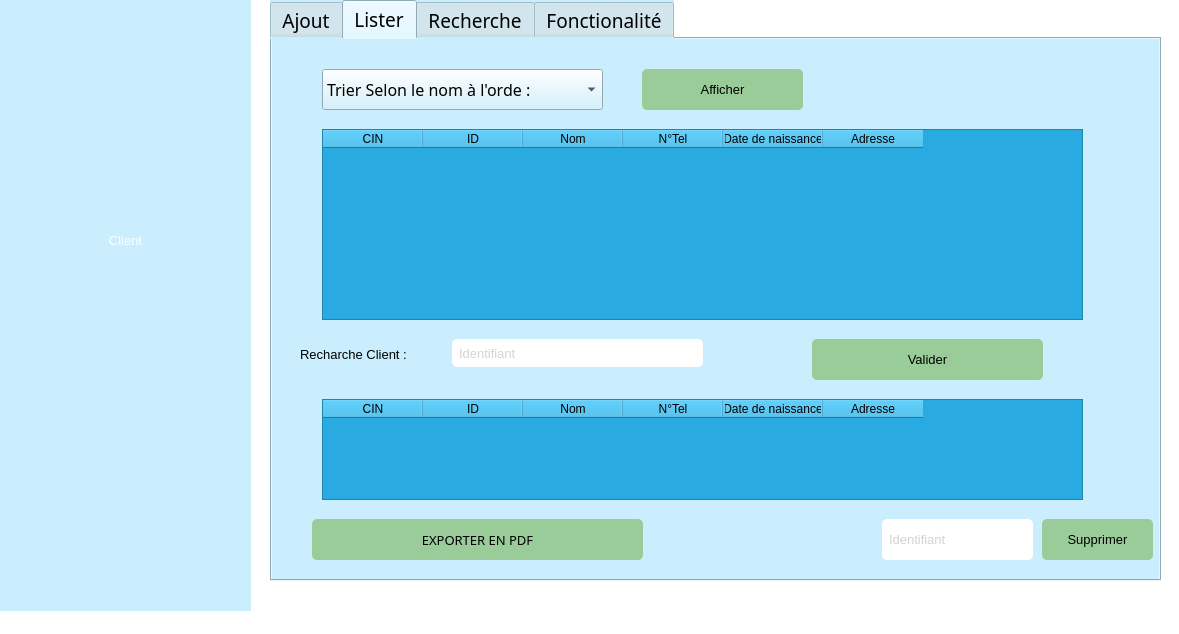
<?xml version="1.0" encoding="UTF-8"?>
<ui version="4.0">
 <class>MainWindow</class>
 <widget class="QMainWindow" name="MainWindow">
  <property name="geometry">
   <rect>
    <x>0</x>
    <y>0</y>
    <width>1179</width>
    <height>634</height>
   </rect>
  </property>
  <property name="windowTitle">
   <string>MainWindow</string>
  </property>
  <property name="styleSheet">
   <string notr="true">QWidget {
    background-color: #FFFFFF; /* Fond blanc pour l'ensemble de l'application */
}

QGroupBox {
    border: 2px solid #29ABE2; /* Bordure bleu vif */
    border-radius: 10px; /* Coins arrondis */
    padding: 10px; /* Espace interne */
    background-color: #CAEEFE; /* Fond bleu clair pour le groupe */
}

QLabel {
    font-size: 10pt; /* Taille de police */
    background-color: #CAEEFE; /* Fond bleu clair pour les étiquettes */
    color: #646669; /* Couleur de texte gris foncé pour les autres labels */
    padding: 5px; /* Espace interne pour le texte */
    border-radius: 5px; /* Coins arrondis pour les étiquettes */
}

QLabel.title {
    font-size: 14pt; /* Taille de police pour le titre */
    color: #000000; /* Couleur du titre en noir foncé */
    font-weight: bold; /* Met le titre en gras */
}

QLineEdit {
    border: 1px solid #BBFOFA; /* Bordure rose clair */
    border-radius: 5px; /* Coins arrondis */
    padding: 5px; /* Espace interne */
    font-size: 10pt; /* Taille de police */
    background-color: #F8F8F8; /* Fond gris très clair */
    color: #646669; /* Couleur du texte en gris foncé */
}

QPushButton {
    background-color: #29ABE2; /* Couleur de fond bleu vif */
    color: white; /* Couleur du texte blanc */
    border: 2px solid #BBFOFA; /* Bordure rose clair */
    border-radius: 5px; /* Coins arrondis */
    padding: 10px; /* Espace interne */
    font-size: 10pt; /* Taille de police */
    cursor: pointer; /* Curseur main */
}

QPushButton:hover {
    background-color: #BBFOFA; /* Couleur plus claire au survol */
}

QPushButton:pressed {
    background-color: #99CC99; /* Couleur de fond au clic */
}

QMessageBox {
    background-color: #99CC99; /* Fond vert clair pour les messages de succès */
    color: #646669; /* Texte gris foncé */
}
</string>
  </property>
  <widget class="QWidget" name="centralwidget">
   <widget class="QWidget" name="widget" native="true">
    <property name="geometry">
     <rect>
      <x>0</x>
      <y>-30</y>
      <width>251</width>
      <height>641</height>
     </rect>
    </property>
    <property name="styleSheet">
     <string notr="true">background-color: #CAEEFE; /* Fond bleu clair pour le groupe */
</string>
    </property>
    <widget class="QLabel" name="label_8">
     <property name="geometry">
      <rect>
       <x>-10</x>
       <y>20</y>
       <width>271</width>
       <height>201</height>
      </rect>
     </property>
     <property name="text">
      <string/>
     </property>
     <property name="pixmap">
      <pixmap resource="Resource.qrc">:/images/Logo.png</pixmap>
     </property>
     <property name="scaledContents">
      <bool>true</bool>
     </property>
    </widget>
    <widget class="QPushButton" name="pushButton_5">
     <property name="geometry">
      <rect>
       <x>30</x>
       <y>240</y>
       <width>191</width>
       <height>61</height>
      </rect>
     </property>
     <property name="styleSheet">
      <string notr="true">background-color:#99CC99;
font: 14pt &quot;Tempus Sans ITC&quot;;
border-radius: 25px; 
border: 1.5px solid #29ABE2; 
color:#000000;
QPushButton: {
                     font-size: 14px;
                      transition: all 0.3s ease;
                      }
QPushButton:hover {
                      font-size: 18px;
                      }</string>
     </property>
     <property name="text">
      <string>Client</string>
     </property>
    </widget>
   </widget>
   <widget class="QTabWidget" name="tabWidget">
    <property name="enabled">
     <bool>true</bool>
    </property>
    <property name="geometry">
     <rect>
      <x>270</x>
      <y>0</y>
      <width>891</width>
      <height>581</height>
     </rect>
    </property>
    <property name="palette">
     <palette>
      <active>
       <colorrole role="WindowText">
        <brush brushstyle="SolidPattern">
         <color alpha="255">
          <red>0</red>
          <green>0</green>
          <blue>0</blue>
         </color>
        </brush>
       </colorrole>
       <colorrole role="Button">
        <brush brushstyle="SolidPattern">
         <color alpha="255">
          <red>202</red>
          <green>238</green>
          <blue>254</blue>
         </color>
        </brush>
       </colorrole>
       <colorrole role="Text">
        <brush brushstyle="SolidPattern">
         <color alpha="255">
          <red>0</red>
          <green>0</green>
          <blue>0</blue>
         </color>
        </brush>
       </colorrole>
       <colorrole role="ButtonText">
        <brush brushstyle="SolidPattern">
         <color alpha="255">
          <red>0</red>
          <green>0</green>
          <blue>0</blue>
         </color>
        </brush>
       </colorrole>
       <colorrole role="Base">
        <brush brushstyle="SolidPattern">
         <color alpha="255">
          <red>202</red>
          <green>238</green>
          <blue>254</blue>
         </color>
        </brush>
       </colorrole>
       <colorrole role="Window">
        <brush brushstyle="SolidPattern">
         <color alpha="255">
          <red>202</red>
          <green>238</green>
          <blue>254</blue>
         </color>
        </brush>
       </colorrole>
       <colorrole role="PlaceholderText">
        <brush brushstyle="SolidPattern">
         <color alpha="255">
          <red>0</red>
          <green>0</green>
          <blue>0</blue>
         </color>
        </brush>
       </colorrole>
      </active>
      <inactive>
       <colorrole role="WindowText">
        <brush brushstyle="SolidPattern">
         <color alpha="255">
          <red>0</red>
          <green>0</green>
          <blue>0</blue>
         </color>
        </brush>
       </colorrole>
       <colorrole role="Button">
        <brush brushstyle="SolidPattern">
         <color alpha="255">
          <red>202</red>
          <green>238</green>
          <blue>254</blue>
         </color>
        </brush>
       </colorrole>
       <colorrole role="Text">
        <brush brushstyle="SolidPattern">
         <color alpha="255">
          <red>0</red>
          <green>0</green>
          <blue>0</blue>
         </color>
        </brush>
       </colorrole>
       <colorrole role="ButtonText">
        <brush brushstyle="SolidPattern">
         <color alpha="255">
          <red>0</red>
          <green>0</green>
          <blue>0</blue>
         </color>
        </brush>
       </colorrole>
       <colorrole role="Base">
        <brush brushstyle="SolidPattern">
         <color alpha="255">
          <red>202</red>
          <green>238</green>
          <blue>254</blue>
         </color>
        </brush>
       </colorrole>
       <colorrole role="Window">
        <brush brushstyle="SolidPattern">
         <color alpha="255">
          <red>202</red>
          <green>238</green>
          <blue>254</blue>
         </color>
        </brush>
       </colorrole>
       <colorrole role="PlaceholderText">
        <brush brushstyle="SolidPattern">
         <color alpha="255">
          <red>0</red>
          <green>0</green>
          <blue>0</blue>
         </color>
        </brush>
       </colorrole>
      </inactive>
      <disabled>
       <colorrole role="WindowText">
        <brush brushstyle="SolidPattern">
         <color alpha="255">
          <red>0</red>
          <green>0</green>
          <blue>0</blue>
         </color>
        </brush>
       </colorrole>
       <colorrole role="Button">
        <brush brushstyle="SolidPattern">
         <color alpha="255">
          <red>202</red>
          <green>238</green>
          <blue>254</blue>
         </color>
        </brush>
       </colorrole>
       <colorrole role="Text">
        <brush brushstyle="SolidPattern">
         <color alpha="255">
          <red>0</red>
          <green>0</green>
          <blue>0</blue>
         </color>
        </brush>
       </colorrole>
       <colorrole role="ButtonText">
        <brush brushstyle="SolidPattern">
         <color alpha="255">
          <red>0</red>
          <green>0</green>
          <blue>0</blue>
         </color>
        </brush>
       </colorrole>
       <colorrole role="Base">
        <brush brushstyle="SolidPattern">
         <color alpha="255">
          <red>202</red>
          <green>238</green>
          <blue>254</blue>
         </color>
        </brush>
       </colorrole>
       <colorrole role="Window">
        <brush brushstyle="SolidPattern">
         <color alpha="255">
          <red>202</red>
          <green>238</green>
          <blue>254</blue>
         </color>
        </brush>
       </colorrole>
       <colorrole role="PlaceholderText">
        <brush brushstyle="SolidPattern">
         <color alpha="255">
          <red>0</red>
          <green>0</green>
          <blue>0</blue>
         </color>
        </brush>
       </colorrole>
      </disabled>
     </palette>
    </property>
    <property name="font">
     <font>
      <family>Tempus Sans ITC</family>
      <pointsize>14</pointsize>
      <italic>false</italic>
      <bold>false</bold>
     </font>
    </property>
    <property name="styleSheet">
     <string notr="true">background-color:#CAEEFE;
color:#000000</string>
    </property>
    <property name="inputMethodHints">
     <set>Qt::ImhNone</set>
    </property>
    <property name="currentIndex">
     <number>1</number>
    </property>
    <widget class="QWidget" name="tab">
     <attribute name="title">
      <string>Ajout</string>
     </attribute>
     <widget class="QGroupBox" name="groupBox">
      <property name="geometry">
       <rect>
        <x>80</x>
        <y>70</y>
        <width>731</width>
        <height>431</height>
       </rect>
      </property>
      <property name="font">
       <font>
        <family>Sitka Banner Semibold</family>
        <pointsize>16</pointsize>
        <bold>true</bold>
       </font>
      </property>
      <property name="styleSheet">
       <string notr="true">QWidget {
    background-color: #29ABE2; /* Fond blanc pour l'ensemble de l'application */
}

QGroupBox {
    border: 2px solid #99CC99; /* Bordure bleu vif */
    border-radius: 10px; /* Coins arrondis */
    padding: 10px; /* Espace interne */
    background-color: #29ABE2; /* Fond bleu clair pour le groupe */
    color:#646669
}

QLabel {
    font-size: 10pt; /* Taille de police */
    background-color: #29ABE2; /* Fond bleu clair pour les étiquettes */
    color: #000000; /* Couleur de texte gris foncé pour les autres labels */
    padding: 5px; /* Espace interne pour le texte */
    border-radius: 5px; /* Coins arrondis pour les étiquettes */
}

QLabel.title {
    font-size: 14pt; /* Taille de police pour le titre */
    color: #000000; /* Couleur du titre en noir foncé */
    font-weight: bold; /* Met le titre en gras */
}

QLineEdit {
    border: 1px solid #BBFOFA; /* Bordure rose clair */
    border-radius: 5px; /* Coins arrondis */
    padding: 5px; /* Espace interne */
    font-size: 10pt; /* Taille de police */
    background-color: #F8F8F8; /* Fond gris très clair */
    color: #646669; /* Couleur du texte en gris foncé */
}

QPushButton {
    background-color: #29ABE2; /* Couleur de fond bleu vif */
    color: white; /* Couleur du texte blanc */
    border: 2px solid #BBFOFA; /* Bordure rose clair */
    border-radius: 5px; /* Coins arrondis */
    padding: 10px; /* Espace interne */
    font-size: 10pt; /* Taille de police */
    cursor: pointer; /* Curseur main */
}

QPushButton:hover {
    background-color: #BBFOFA; /* Couleur plus claire au survol */
}

QPushButton:pressed {
    background-color: #99CC99; /* Couleur de fond au clic */
}

QMessageBox {
    background-color: #99CC99; /* Fond vert clair pour les messages de succès */
    color: #646669; /* Texte gris foncé */
}
</string>
      </property>
      <property name="title">
       <string>Ajout Client</string>
      </property>
      <property name="flat">
       <bool>false</bool>
      </property>
      <property name="checkable">
       <bool>false</bool>
      </property>
      <widget class="QLineEdit" name="cin">
       <property name="geometry">
        <rect>
         <x>100</x>
         <y>100</y>
         <width>113</width>
         <height>28</height>
        </rect>
       </property>
      </widget>
      <widget class="QLabel" name="label">
       <property name="geometry">
        <rect>
         <x>40</x>
         <y>100</y>
         <width>51</width>
         <height>31</height>
        </rect>
       </property>
       <property name="text">
        <string>CIN :</string>
       </property>
      </widget>
      <widget class="QLabel" name="label_2">
       <property name="geometry">
        <rect>
         <x>40</x>
         <y>220</y>
         <width>211</width>
         <height>31</height>
        </rect>
       </property>
       <property name="text">
        <string>Date de naissance : </string>
       </property>
      </widget>
      <widget class="QLabel" name="label_3">
       <property name="geometry">
        <rect>
         <x>30</x>
         <y>150</y>
         <width>151</width>
         <height>31</height>
        </rect>
       </property>
       <property name="text">
        <string>Nom Complet :</string>
       </property>
      </widget>
      <widget class="QLabel" name="label_5">
       <property name="geometry">
        <rect>
         <x>350</x>
         <y>140</y>
         <width>191</width>
         <height>51</height>
        </rect>
       </property>
       <property name="text">
        <string>Numéro de téléphone :</string>
       </property>
      </widget>
      <widget class="QLabel" name="label_6">
       <property name="geometry">
        <rect>
         <x>40</x>
         <y>280</y>
         <width>101</width>
         <height>31</height>
        </rect>
       </property>
       <property name="text">
        <string>Adresse :</string>
       </property>
      </widget>
      <widget class="QLineEdit" name="nom">
       <property name="geometry">
        <rect>
         <x>160</x>
         <y>150</y>
         <width>161</width>
         <height>28</height>
        </rect>
       </property>
      </widget>
      <widget class="QDateEdit" name="date">
       <property name="geometry">
        <rect>
         <x>220</x>
         <y>220</y>
         <width>151</width>
         <height>29</height>
        </rect>
       </property>
       <property name="styleSheet">
        <string notr="true">background-color:#FFFFFF</string>
       </property>
      </widget>
      <widget class="QLineEdit" name="num">
       <property name="geometry">
        <rect>
         <x>540</x>
         <y>150</y>
         <width>113</width>
         <height>28</height>
        </rect>
       </property>
      </widget>
      <widget class="QLineEdit" name="adresse">
       <property name="geometry">
        <rect>
         <x>130</x>
         <y>280</y>
         <width>113</width>
         <height>28</height>
        </rect>
       </property>
      </widget>
      <widget class="QPushButton" name="btn_ajt">
       <property name="geometry">
        <rect>
         <x>100</x>
         <y>360</y>
         <width>111</width>
         <height>41</height>
        </rect>
       </property>
       <property name="font">
        <font>
         <family>Segoe UI</family>
         <pointsize>10</pointsize>
        </font>
       </property>
       <property name="styleSheet">
        <string notr="true">background-color:#99CC99</string>
       </property>
       <property name="text">
        <string>AJOUTER</string>
       </property>
      </widget>
      <widget class="QPushButton" name="btn_annuler">
       <property name="geometry">
        <rect>
         <x>560</x>
         <y>360</y>
         <width>111</width>
         <height>41</height>
        </rect>
       </property>
       <property name="font">
        <font>
         <family>Segoe UI</family>
         <pointsize>10</pointsize>
        </font>
       </property>
       <property name="styleSheet">
        <string notr="true">background-color:#99CC99</string>
       </property>
       <property name="text">
        <string>ANNULER</string>
       </property>
      </widget>
      <widget class="QLabel" name="label_7">
       <property name="geometry">
        <rect>
         <x>280</x>
         <y>100</y>
         <width>121</width>
         <height>31</height>
        </rect>
       </property>
       <property name="text">
        <string> Identifiant :</string>
       </property>
      </widget>
      <widget class="QLineEdit" name="id">
       <property name="geometry">
        <rect>
         <x>390</x>
         <y>100</y>
         <width>113</width>
         <height>28</height>
        </rect>
       </property>
      </widget>
     </widget>
    </widget>
    <widget class="QWidget" name="tab_2">
     <attribute name="title">
      <string>Lister</string>
     </attribute>
     <widget class="QTableWidget" name="table_client">
      <property name="geometry">
       <rect>
        <x>50</x>
        <y>90</y>
        <width>761</width>
        <height>191</height>
       </rect>
      </property>
      <property name="styleSheet">
       <string notr="true">background-color:#29ABE2;
border-color:#000000</string>
      </property>
      <column>
       <property name="text">
        <string>CIN</string>
       </property>
      </column>
      <column>
       <property name="text">
        <string>ID</string>
       </property>
      </column>
      <column>
       <property name="text">
        <string>Nom</string>
       </property>
      </column>
      <column>
       <property name="text">
        <string>N°Tel</string>
       </property>
      </column>
      <column>
       <property name="text">
        <string>Date de naissance</string>
       </property>
      </column>
      <column>
       <property name="text">
        <string>Adresse</string>
       </property>
      </column>
     </widget>
     <widget class="QPushButton" name="btn_aff">
      <property name="geometry">
       <rect>
        <x>370</x>
        <y>30</y>
        <width>161</width>
        <height>41</height>
       </rect>
      </property>
      <property name="styleSheet">
       <string notr="true">background-color:#99CC99</string>
      </property>
      <property name="text">
       <string>Afficher</string>
      </property>
     </widget>
     <widget class="QPushButton" name="btn_supprimer">
      <property name="geometry">
       <rect>
        <x>770</x>
        <y>480</y>
        <width>111</width>
        <height>41</height>
       </rect>
      </property>
      <property name="styleSheet">
       <string notr="true">background-color:#99CC99</string>
      </property>
      <property name="text">
       <string>Supprimer</string>
      </property>
     </widget>
     <widget class="QLineEdit" name="idclient">
      <property name="geometry">
       <rect>
        <x>610</x>
        <y>480</y>
        <width>151</width>
        <height>41</height>
       </rect>
      </property>
      <property name="styleSheet">
       <string notr="true">color:#D3D3D3;
background-color:#FFFFFF</string>
      </property>
      <property name="text">
       <string>Identifiant</string>
      </property>
     </widget>
     <widget class="QComboBox" name="comboBox">
      <property name="geometry">
       <rect>
        <x>50</x>
        <y>30</y>
        <width>281</width>
        <height>41</height>
       </rect>
      </property>
      <property name="font">
       <font>
        <family>Segoe UI Semilight</family>
        <pointsize>12</pointsize>
        <italic>false</italic>
        <bold>false</bold>
       </font>
      </property>
      <item>
       <property name="text">
        <string>Trier Selon le nom à l'orde :</string>
       </property>
      </item>
      <item>
       <property name="text">
        <string>Croissant</string>
       </property>
      </item>
      <item>
       <property name="text">
        <string>Décroissant</string>
       </property>
      </item>
     </widget>
     <widget class="QPushButton" name="btn_pdf">
      <property name="geometry">
       <rect>
        <x>40</x>
        <y>480</y>
        <width>331</width>
        <height>41</height>
       </rect>
      </property>
      <property name="font">
       <font>
        <family>Segoe Fluent Icons</family>
        <pointsize>10</pointsize>
        <bold>false</bold>
       </font>
      </property>
      <property name="styleSheet">
       <string notr="true">background-color:#99CC99</string>
      </property>
      <property name="text">
       <string>EXPORTER EN PDF</string>
      </property>
     </widget>
     <widget class="QTableWidget" name="tableRecherche">
      <property name="geometry">
       <rect>
        <x>50</x>
        <y>360</y>
        <width>761</width>
        <height>101</height>
       </rect>
      </property>
      <property name="styleSheet">
       <string notr="true">background-color:#29ABE2;
border-color:#000000</string>
      </property>
      <column>
       <property name="text">
        <string>CIN</string>
       </property>
      </column>
      <column>
       <property name="text">
        <string>ID</string>
       </property>
      </column>
      <column>
       <property name="text">
        <string>Nom</string>
       </property>
      </column>
      <column>
       <property name="text">
        <string>N°Tel</string>
       </property>
      </column>
      <column>
       <property name="text">
        <string>Date de naissance</string>
       </property>
      </column>
      <column>
       <property name="text">
        <string>Adresse</string>
       </property>
      </column>
     </widget>
     <widget class="QLabel" name="label_11">
      <property name="geometry">
       <rect>
        <x>20</x>
        <y>290</y>
        <width>251</width>
        <height>51</height>
       </rect>
      </property>
      <property name="styleSheet">
       <string notr="true">background-color:#CAEEFE;
</string>
      </property>
      <property name="text">
       <string>Recharche Client :</string>
      </property>
     </widget>
     <widget class="QPushButton" name="btn_recherche">
      <property name="geometry">
       <rect>
        <x>540</x>
        <y>300</y>
        <width>231</width>
        <height>41</height>
       </rect>
      </property>
      <property name="styleSheet">
       <string notr="true">background-color:#99CC99</string>
      </property>
      <property name="text">
       <string>Valider</string>
      </property>
     </widget>
     <widget class="QLineEdit" name="idRecherche">
      <property name="geometry">
       <rect>
        <x>180</x>
        <y>300</y>
        <width>251</width>
        <height>28</height>
       </rect>
      </property>
      <property name="styleSheet">
       <string notr="true">color:#D3D3D3;
background-color:#FFFFFF</string>
      </property>
      <property name="text">
       <string>Identifiant</string>
      </property>
     </widget>
    </widget>
    <widget class="QWidget" name="tab_4">
     <attribute name="title">
      <string>Recherche</string>
     </attribute>
    </widget>
    <widget class="QWidget" name="tab_3">
     <attribute name="title">
      <string>Fonctionalité</string>
     </attribute>
     <widget class="QTableView" name="tableView_3">
      <property name="geometry">
       <rect>
        <x>10</x>
        <y>10</y>
        <width>451</width>
        <height>511</height>
       </rect>
      </property>
     </widget>
     <widget class="QTableView" name="tableView_4">
      <property name="geometry">
       <rect>
        <x>465</x>
        <y>11</y>
        <width>421</width>
        <height>381</height>
       </rect>
      </property>
     </widget>
     <widget class="QPushButton" name="statistique">
      <property name="geometry">
       <rect>
        <x>510</x>
        <y>430</y>
        <width>321</width>
        <height>41</height>
       </rect>
      </property>
      <property name="font">
       <font>
        <family>Segoe UI Emoji</family>
        <pointsize>10</pointsize>
       </font>
      </property>
      <property name="styleSheet">
       <string notr="true">background-color:#99CC99</string>
      </property>
      <property name="text">
       <string>Statistique</string>
      </property>
     </widget>
    </widget>
   </widget>
  </widget>
  <widget class="QMenuBar" name="menubar">
   <property name="geometry">
    <rect>
     <x>0</x>
     <y>0</y>
     <width>1179</width>
     <height>25</height>
    </rect>
   </property>
  </widget>
  <widget class="QStatusBar" name="statusbar"/>
 </widget>
 <resources>
  <include location="Resource.qrc"/>
 </resources>
 <connections/>
</ui>
